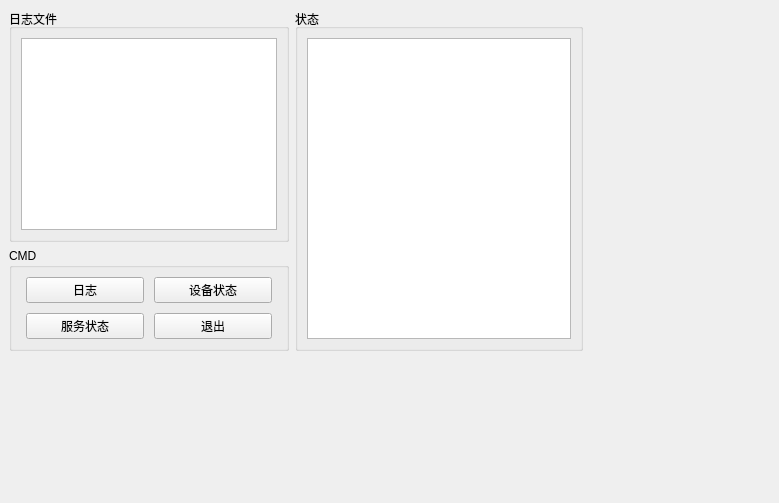
<?xml version="1.0" encoding="UTF-8"?>
<ui version="4.0">
 <class>AdminControlWidget</class>
 <widget class="QWidget" name="AdminControlWidget">
  <property name="geometry">
   <rect>
    <x>0</x>
    <y>0</y>
    <width>779</width>
    <height>503</height>
   </rect>
  </property>
  <property name="windowTitle">
   <string>Form</string>
  </property>
  <widget class="QWidget" name="layoutWidget">
   <property name="geometry">
    <rect>
     <x>9</x>
     <y>9</y>
     <width>574</width>
     <height>342</height>
    </rect>
   </property>
   <layout class="QHBoxLayout" name="horizontalLayout_4">
    <item>
     <layout class="QVBoxLayout" name="verticalLayout_4">
      <item>
       <widget class="QGroupBox" name="groupBox_3">
        <property name="sizePolicy">
         <sizepolicy hsizetype="Preferred" vsizetype="Preferred">
          <horstretch>1</horstretch>
          <verstretch>3</verstretch>
         </sizepolicy>
        </property>
        <property name="title">
         <string>日志文件</string>
        </property>
        <layout class="QVBoxLayout" name="verticalLayout">
         <item>
          <widget class="QListWidget" name="listWidget">
           <property name="sizePolicy">
            <sizepolicy hsizetype="Preferred" vsizetype="Preferred">
             <horstretch>0</horstretch>
             <verstretch>0</verstretch>
            </sizepolicy>
           </property>
          </widget>
         </item>
        </layout>
       </widget>
      </item>
      <item>
       <widget class="QGroupBox" name="groupBox_2">
        <property name="sizePolicy">
         <sizepolicy hsizetype="Preferred" vsizetype="Preferred">
          <horstretch>1</horstretch>
          <verstretch>1</verstretch>
         </sizepolicy>
        </property>
        <property name="title">
         <string>CMD</string>
        </property>
        <layout class="QHBoxLayout" name="horizontalLayout_3">
         <item>
          <layout class="QVBoxLayout" name="verticalLayout_3">
           <property name="spacing">
            <number>10</number>
           </property>
           <item>
            <layout class="QHBoxLayout" name="horizontalLayout">
             <property name="spacing">
              <number>10</number>
             </property>
             <property name="leftMargin">
              <number>5</number>
             </property>
             <property name="rightMargin">
              <number>5</number>
             </property>
             <item>
              <widget class="QPushButton" name="pushButton_2">
               <property name="sizePolicy">
                <sizepolicy hsizetype="Minimum" vsizetype="Preferred">
                 <horstretch>0</horstretch>
                 <verstretch>0</verstretch>
                </sizepolicy>
               </property>
               <property name="text">
                <string>日志</string>
               </property>
              </widget>
             </item>
             <item>
              <widget class="QPushButton" name="pushButton">
               <property name="sizePolicy">
                <sizepolicy hsizetype="Preferred" vsizetype="Fixed">
                 <horstretch>0</horstretch>
                 <verstretch>0</verstretch>
                </sizepolicy>
               </property>
               <property name="text">
                <string>设备状态</string>
               </property>
              </widget>
             </item>
            </layout>
           </item>
           <item>
            <layout class="QHBoxLayout" name="horizontalLayout_2">
             <property name="spacing">
              <number>10</number>
             </property>
             <property name="leftMargin">
              <number>5</number>
             </property>
             <property name="rightMargin">
              <number>5</number>
             </property>
             <item>
              <widget class="QPushButton" name="pushButton_4">
               <property name="text">
                <string>服务状态</string>
               </property>
              </widget>
             </item>
             <item>
              <widget class="QPushButton" name="pushButton_5">
               <property name="text">
                <string>退出</string>
               </property>
              </widget>
             </item>
            </layout>
           </item>
          </layout>
         </item>
        </layout>
       </widget>
      </item>
     </layout>
    </item>
    <item>
     <widget class="QGroupBox" name="groupBox">
      <property name="sizePolicy">
       <sizepolicy hsizetype="Preferred" vsizetype="Preferred">
        <horstretch>0</horstretch>
        <verstretch>3</verstretch>
       </sizepolicy>
      </property>
      <property name="title">
       <string>状态</string>
      </property>
      <layout class="QVBoxLayout" name="verticalLayout_2">
       <item>
        <widget class="QTextEdit" name="textEdit">
         <property name="sizePolicy">
          <sizepolicy hsizetype="Expanding" vsizetype="Expanding">
           <horstretch>3</horstretch>
           <verstretch>0</verstretch>
          </sizepolicy>
         </property>
         <property name="readOnly">
          <bool>true</bool>
         </property>
        </widget>
       </item>
      </layout>
     </widget>
    </item>
   </layout>
  </widget>
 </widget>
 <resources/>
 <connections/>
</ui>
